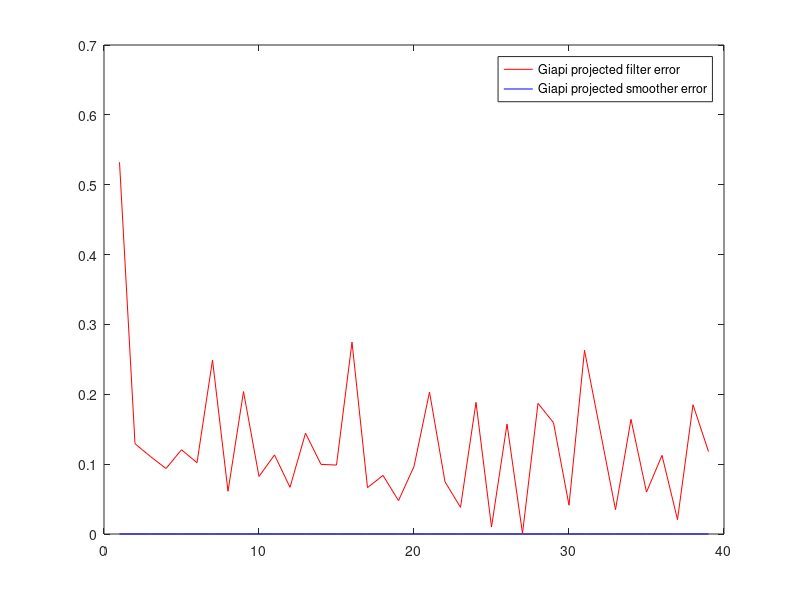

MATLAB code to generate this figure:
%Testing other singular smoother

%%%%%%SINE EXAMPLE%%%%%
addpath(genpath(pwd))
clear all
gamma = 1;
signalFunc = @(x) sin(x);
box = [-1,1]; % lower, upper 
numP = 4;
N     = 40;        % number of measurement time points
dt    = numP*2*pi / N;  % time between measurement points
sigma =  .1;       % standard deviation of measurement noise
sigmaMod = 0.1;    % sigma we tell smoot
outliers = 0;

if(outliers)
    out = N*.05;        % percent of outliers
    mag = 5;            % outlier variance
else
    out = 0;
    mag = 0;
end

m     = 1;          % number of measurements per time point
n     = 2;          % number of states per time point
t       =  (1 : N) * dt; % set of times

rand('seed', 1234);
%x1_true = - cos(t);
x_true = signalFunc(t);

%x_true  = [ x1_true ; x2_true ];
%
% measurement values and model
gaussErrors  = sigma * randn(1, N);
% construct the outliers
outliers = zeros(1,N);
inds = randperm(N, out); % indices of outliers
outliers(inds) = mag*randn(1,out);
z       = x_true + gaussErrors + outliers;
%z = z +100*rand(size(z));

y = num2cell(z);
Rvect = sigma^2*ones(1,N);
R = num2cell(Rvect);
hvect = kron([1 0], ones(N,1));
h = num2cell(hvect,2);
ginst = [1 dt; 0 1];
mu = [0;1];
gain = [.5*dt*dt; dt];
Po = gain*gain';
for j=1:N
    g{j} = ginst;
    Q{j} = Po;
end



%Xs e Ps: smoothed estimates and convariances

%%%%Kalman filter
%mu=x(1|0)
%Po=P(1|0)
%[mu,Po,y{1},R{1}]......(g{1},Q{1}).....[x2,y{2},R{2}].......(g{2},Q{2})...





warning off

n=length(y);%number of time instants where data are collected
nx=size(Po,1);%state space dimension


%%%%%%%%%%%%%%%%%%%%%%%%%%%%%%%%%%%%%%%%%%%%%%%%%%%%%%%%%%%%%%%%%%
%%%%%%%%%%%%%%%%%%%%%%%%% FORWARD %%%%%%%%%%%%%%%%%%%%%%%%%%%%%%%%
%%%%%%%%%%%%%%%%%%%%%%%%%%%%%%%%%%%%%%%%%%%%%%%%%%%%%%%%%%%%%%%%%%
%%%%%%%%%%%%%%% TIME UPDATE
Xp(:,1)=mu;%stima stato predetta
Pp{1}=Po;%covarianza stato predetta
for i=1:n
    %%%%%%%%%%%%%%% MEASUREMENT UPDATE %%%%%%%%%%%%%%%%%%%%%%%%%%%%%%%%%
    Ve{i}=h{i}*Pp{i}*h{i}'+R{i};%innovation variance
    e{i}=y{i}-h{i}*Xp(:,i);%innovation
    %Xf(:,i)=Xp(:,i)+Pp{i}*h{i}'*pinv(Ve{i})*e{i};
    Xf(:,i)=Xp(:,i)+Pp{i}*h{i}'*(Ve{i}\e{i});
    %Pf{i}=Pp{i}-Pp{i}*h{i}'*pinv(Ve{i})*h{i}*Pp{i};
    Pf{i}=Pp{i}-Pp{i}*h{i}'*(Ve{i}\h{i})*Pp{i};

    %%%%%%%%%%%%%%%%%%% TIME UPDATE %%%%%%%%%%%%%%%%%%%%%%%%%%%%%%%%%%%%
    if i<n
        Xp(:,i+1)=g{i}*Xf(:,i);
        Pp{i+1}=g{i}*Pf{i}*g{i}'+Q{i};
    end
end


%%%%%%%%%%%%%%%%%%%%%%%%%%%%%%%%%%%%%%%%%%%%%%%%%%%%%%%%%%%%%%%%%%
%%%%%%%%%%%%%%%%%%%%%%%% BACKWARD %%%%%%%%%%%%%%%%%%%%%%%%%%%%%%%%
%%%%%%%%%%%%%%%%%%%%%%%%%%%%%%%%%%%%%%%%%%%%%%%%%%%%%%%%%%%%%%%%%%
%%%%%%%%%%%%%%% TIME UPDATE
Xs(:,n)=Xf(:,n);
Ps{n}=Pf{n};
for j=1:(n-1)
    i=n-j;
    %A{i}=Pf{i}*g{i}'*pinv(Pp{i+1});
    A{i}=((Pp{i+1}\g{i})*Pf{i})'; % assumes Pp are symmetric
    Xs(:,i)=Xf(:,i)+A{i}*(Xs(:,i+1)-Xp(:,i+1));
    Ps{i}=Pf{i}+A{i}*(Ps{i+1}-Pp{i+1})*A{i}';
end

%solutionps = PseudoSmoother(ginst, [1 0], z', Q{1}, R{1}, 2, 1, N, [0;1], 'l2');
%stateps = reshape(solutionps, 2, N);
%[M, P] = qr(Q{1});
M = Q{1};
Proj = 1/(.25*dt^4+dt^2)*gain*gain';
for k =1:n-1
    check_f(k) = norm((eye(2) - Proj)*(Xf(:,k+1) - ginst*Xf(:,k)));
    check_s(k) = norm((eye(2) - Proj)*(Xs(:,k+1) - ginst*Xs(:,k)));
    %checkps(k) = norm((eye(2,2) - Proj)*(stateps(k+1) - ginst*stateps(k)));
end
% plot(1:n-1, check, 'r', 1:n-1, checkps, 'k')
 plot(1:n-1, check_f, 'r')
 hold on
 plot(1:n-1, check_s, 'b')
legend('Giapi projected filter error', 'Giapi projected smoother error')




% plot(t', Xs(1,:), 'b', t', x_true, 'r', t', stateps(1,:), 'k', 'Linewidth', 3)
% legend('Gianpi Solution', 'True Solution', 'IPSolve Solution') 
% hold on
% plot(t', outliers)